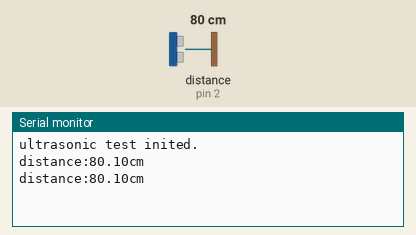
Simulated run of this sketch. Board: Arduino Uno, built with avr-gcc and run on an emulated ATmega328P. Parts: the last lines printed to the serial monitor. Wiring (inferred from the names in the program): ultrasonic range finder: trigger pin 3; echo pin 2. The inputs (shaded band) are chosen by the test bench; at power-on: distance to the obstacle (sensor on pin 2) 80 cm. The echo pulse lasts 58.3 µs per cm.

Above: at 1.8 s.
1.9 s: distance to the obstacle (sensor on pin 2) set to 2 cm
At 2.7 s:
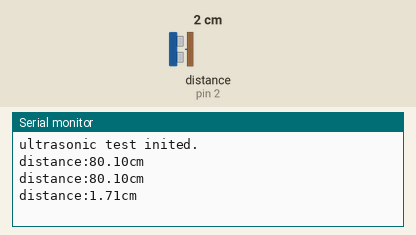
3.4 s: distance to the obstacle (sensor on pin 2) set to 4 cm
At 4.3 s:
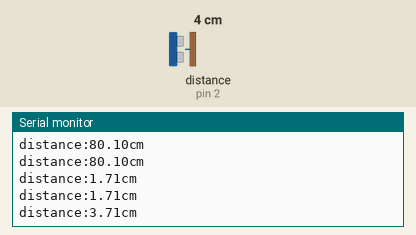
Timing chart, 0 to 6.4 s (numbered marks = the images above; inputs shaded):
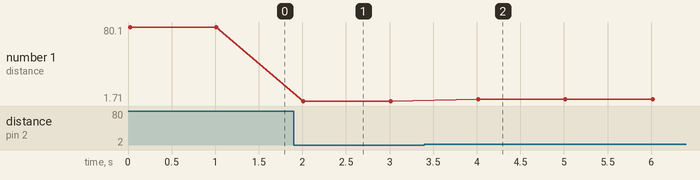

The sketch:

ultrasonic.ino
```cpp
const int pinTrig = 3, pinEcho = 2;
float distance;

void setup() {
  // put your setup code here, to run once:
  Serial.begin(9600);
  pinMode(pinTrig,OUTPUT);
  pinMode(pinEcho,INPUT);

  Serial.println("ultrasonic test inited.\n");
}

void loop() {
  // put your main code here, to run repeatedly:

  digitalWrite(pinTrig,LOW);
  delayMicroseconds(2);
  digitalWrite(pinTrig,HIGH);
  delayMicroseconds(10);
  digitalWrite(pinTrig,LOW);

  distance = pulseIn(pinEcho,HIGH)/58.00;
  Serial.print("distance:");
  Serial.print(distance);
  Serial.println("cm");
  delay(1000);

}
```

Measured:
- after the input at 1.9 s, the serial monitor: prints a new line after 0.11 s (image 1)
- after the input at 3.4 s, the serial monitor: prints a new line after 0.61 s (image 2)
- plotted number 1: 80.1 → 1.71 after the input at 1.9 s, 1.71 → 3.71 after the input at 3.4 s
